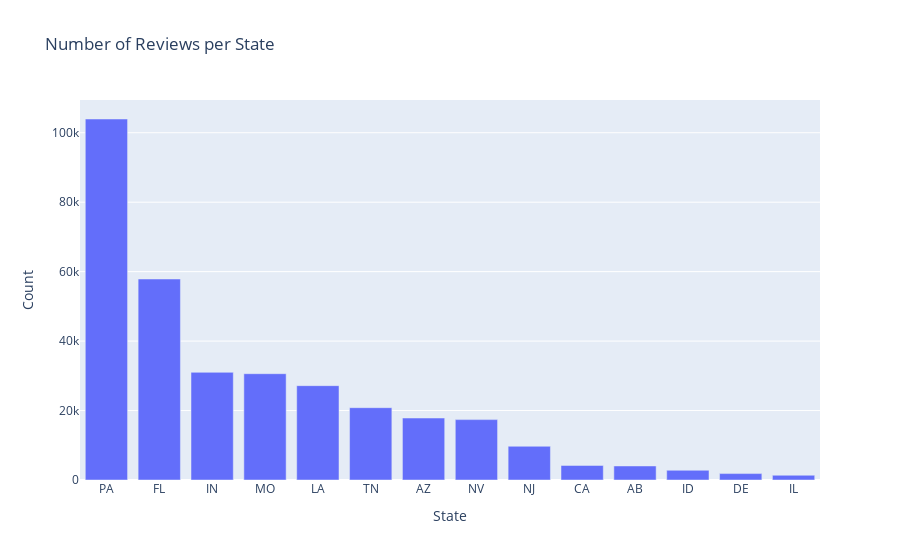

Source (notebook cell):
### Markdown cell above
### 2.1  SQ 1. How do user preferences and restaurant characteristics differ across various states?

### Code cell
import plotly.express as px

# Count the number of reviews for each state
state_counts = df['state'].value_counts()

# Create a DataFrame for the plot
plot_df = pd.DataFrame({
    'State': state_counts.index,
    'Count': state_counts.values
})

# Create the Plotly figure
fig = px.bar(plot_df, x='State', y='Count', title='Number of Reviews per State')

# Show the figure
fig.show()

### Figure 1 — Plotly figure (JSON) as saved in the notebook; plotly's stock layout.template omitted (floating-point values rounded to 4 significant figures)
{"data": [{"alignmentgroup": "True", "hovertemplate": "State=%{x}<br>Count=%{y}<extra></extra>", "legendgroup": "", "marker": {"color": "#636efa", "pattern": {"shape": ""}}, "name": "", "offsetgroup": "", "orientation": "v", "showlegend": false, "textposition": "auto", "type": "bar", "x": ["PA", "FL", "IN", "MO", "LA", "TN", "AZ", "NV", "NJ", "CA", "AB", "ID", "DE", "IL"], "xaxis": "x", "y": [103956, 57880, 31004, 30612, 27165, 20826, 17846, 17391, 9714, 4189, 4044, 2802, 1845, 1371], "yaxis": "y"}], "layout": {"barmode": "relative", "legend": {"tracegroupgap": 0}, "title": {"text": "Number of Reviews per State"}, "xaxis": {"anchor": "y", "domain": [0, 1], "title": {"text": "State"}}, "yaxis": {"anchor": "x", "domain": [0, 1], "title": {"text": "Count"}}}}
